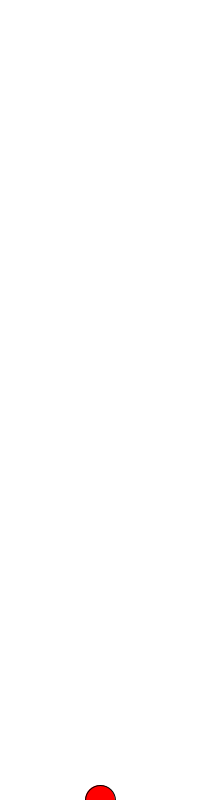
Frame 1 (no input)
Frame 60 (the mouse pressed at the canvas centre just before this capture): identical to frame 1, image omitted
Frame 120 (the mouse held since frame 60 and released just before this capture): identical to frame 1, image omitted

The Processing sketch that drew this single still picture (run headless with seeded random() and noise(); from frame 60 on, the mouse is pressed at the canvas centre):

// Processing sketch: lab6c
// ── lab6c.pde
//Henry Wrede Black
/* 
An ellipse that starts at the bottom of the window and 
moves upward whenever the mouse is moving, when mouse is clicked
ellipse will no longer move.
*/

int y;
boolean stopEllipse;

void setup() {
  size(200, 800);
  y = height;
}
void draw() {
  background(255);
  //draws ball
  fill(255, 0, 0);
  ellipse(width/2, y, 30, 30);
  //when does the ellipses position update?
  if (mouseX != pmouseX && mouseY != pmouseY && !stopEllipse) { //only true if stopEllipse is false
    y += -10; //ellipse moves up
  } else { 
    y += 0; //ellipse doesn't move
  }
  if (y <= 0) {
    y = height;
  }
}
//when mouse is pressed, stopEllipse becomes true and ball no longer moves
void mousePressed() {
  stopEllipse = true;
  if (stopEllipse) {
    y += 0;
  }
}
